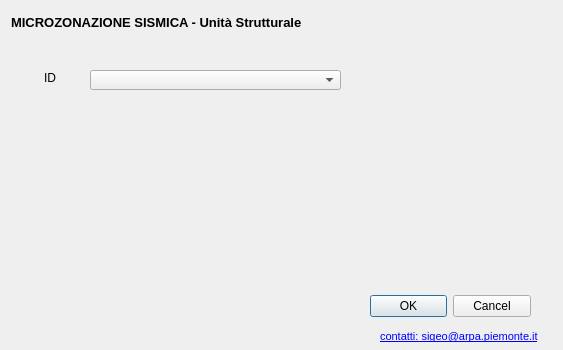
<?xml version="1.0" encoding="UTF-8"?>
<ui version="4.0">
 <class>Dialog</class>
 <widget class="QDialog" name="Dialog">
  <property name="geometry">
   <rect>
    <x>0</x>
    <y>0</y>
    <width>563</width>
    <height>350</height>
   </rect>
  </property>
  <property name="sizePolicy">
   <sizepolicy hsizetype="Fixed" vsizetype="Fixed">
    <horstretch>0</horstretch>
    <verstretch>0</verstretch>
   </sizepolicy>
  </property>
  <property name="minimumSize">
   <size>
    <width>563</width>
    <height>350</height>
   </size>
  </property>
  <property name="font">
   <font>
    <family>Arial</family>
   </font>
  </property>
  <property name="windowTitle">
   <string>Dialog</string>
  </property>
  <widget class="QDialogButtonBox" name="buttonBox">
   <property name="geometry">
    <rect>
     <x>370</x>
     <y>290</y>
     <width>161</width>
     <height>32</height>
    </rect>
   </property>
   <property name="orientation">
    <enum>Qt::Horizontal</enum>
   </property>
   <property name="standardButtons">
    <set>QDialogButtonBox::Cancel|QDialogButtonBox::Ok</set>
   </property>
  </widget>
  <widget class="QLabel" name="label_10">
   <property name="geometry">
    <rect>
     <x>20</x>
     <y>290</y>
     <width>91</width>
     <height>41</height>
    </rect>
   </property>
   <property name="text">
    <string/>
   </property>
   <property name="pixmap">
    <pixmap>resources/arpa.gif</pixmap>
   </property>
  </widget>
  <widget class="QLabel" name="label_16">
   <property name="geometry">
    <rect>
     <x>130</x>
     <y>290</y>
     <width>131</width>
     <height>41</height>
    </rect>
   </property>
   <property name="text">
    <string/>
   </property>
   <property name="pixmap">
    <pixmap>resources/rp.gif</pixmap>
   </property>
  </widget>
  <widget class="QLabel" name="label_17">
   <property name="geometry">
    <rect>
     <x>380</x>
     <y>330</y>
     <width>159</width>
     <height>13</height>
    </rect>
   </property>
   <property name="text">
    <string>&lt;!DOCTYPE HTML PUBLIC &quot;-//W3C//DTD HTML 4.0//EN&quot; &quot;http://www.w3.org/TR/REC-html40/strict.dtd&quot;&gt;
&lt;html&gt;&lt;head&gt;&lt;meta name=&quot;qrichtext&quot; content=&quot;1&quot; /&gt;&lt;style type=&quot;text/css&quot;&gt;
p, li { white-space: pre-wrap; }
&lt;/style&gt;&lt;/head&gt;&lt;body style=&quot; font-family:'Arial'; font-size:8.25pt; font-weight:400; font-style:normal;&quot;&gt;
&lt;p style=&quot; margin-top:0px; margin-bottom:0px; margin-left:0px; margin-right:0px; -qt-block-indent:0; text-indent:0px;&quot;&gt;&lt;a href=&quot;mailto:sigeo.arpa.piemonte.it&quot;&gt;&lt;span style=&quot; text-decoration: underline; color:#0000ff;&quot;&gt;contatti: sigeo@arpa.piemonte.it&lt;/span&gt;&lt;/a&gt;&lt;/p&gt;&lt;/body&gt;&lt;/html&gt;</string>
   </property>
  </widget>
  <widget class="QWidget" name="layoutWidget">
   <property name="geometry">
    <rect>
     <x>11</x>
     <y>11</y>
     <width>531</width>
     <height>22</height>
    </rect>
   </property>
   <layout class="QHBoxLayout" name="horizontalLayout">
    <item>
     <widget class="QLabel" name="label_6">
      <property name="font">
       <font>
        <pointsize>10</pointsize>
        <weight>75</weight>
        <bold>true</bold>
       </font>
      </property>
      <property name="text">
       <string>MICROZONAZIONE SISMICA - Unità Strutturale</string>
      </property>
     </widget>
    </item>
    <item>
     <spacer name="horizontalSpacer">
      <property name="orientation">
       <enum>Qt::Horizontal</enum>
      </property>
      <property name="sizeHint" stdset="0">
       <size>
        <width>40</width>
        <height>20</height>
       </size>
      </property>
     </spacer>
    </item>
   </layout>
  </widget>
  <widget class="QLabel" name="label">
   <property name="geometry">
    <rect>
     <x>44</x>
     <y>70</y>
     <width>16</width>
     <height>16</height>
    </rect>
   </property>
   <property name="text">
    <string>ID</string>
   </property>
  </widget>
  <widget class="QComboBox" name="id_us">
   <property name="geometry">
    <rect>
     <x>90</x>
     <y>70</y>
     <width>251</width>
     <height>20</height>
    </rect>
   </property>
  </widget>
  <zorder>layoutWidget</zorder>
  <zorder>buttonBox</zorder>
  <zorder>label_10</zorder>
  <zorder>label_16</zorder>
  <zorder>label_17</zorder>
  <zorder>label</zorder>
  <zorder>id_us</zorder>
 </widget>
 <tabstops>
  <tabstop>buttonBox</tabstop>
 </tabstops>
 <resources/>
 <connections>
  <connection>
   <sender>buttonBox</sender>
   <signal>accepted()</signal>
   <receiver>Dialog</receiver>
   <slot>accept()</slot>
   <hints>
    <hint type="sourcelabel">
     <x>248</x>
     <y>254</y>
    </hint>
    <hint type="destinationlabel">
     <x>157</x>
     <y>274</y>
    </hint>
   </hints>
  </connection>
  <connection>
   <sender>buttonBox</sender>
   <signal>rejected()</signal>
   <receiver>Dialog</receiver>
   <slot>reject()</slot>
   <hints>
    <hint type="sourcelabel">
     <x>316</x>
     <y>260</y>
    </hint>
    <hint type="destinationlabel">
     <x>286</x>
     <y>274</y>
    </hint>
   </hints>
  </connection>
 </connections>
</ui>
